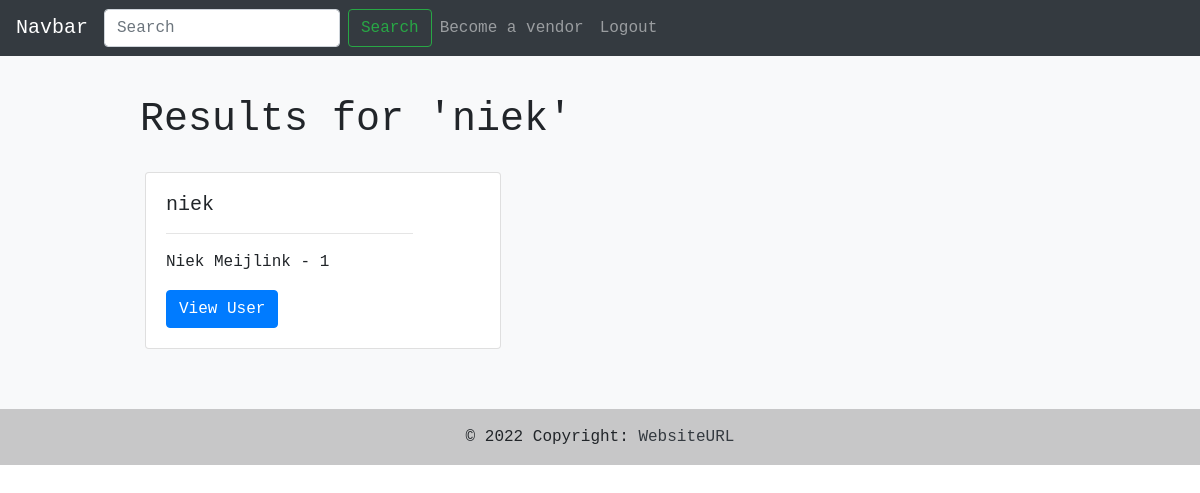
Screenshot of /user/niek/ (signed in) with the database file from the repository.
### tables this page shows
CREATE TABLE user( -- The main user account
    id INTEGER PRIMARY KEY AUTOINCREMENT,
    
    name varchar(24) NOT NULL UNIQUE,
    pfp varchar(64), -- maybe save as BLOB data type??

    first_name varchar(24),
    last_name varchar(24),
    passwordHash BINARY(64) NOT NULL,
    
    email varchar(319) UNIQUE,
    phone varchar(24),
    rating TINYINT,
    
    website varchar(24),
    github varchar(24),
    insta varchar(24),
    facebook varchar(24),
    twitter varchar(24),

    
    token varchar(64) UNIQUE, -- Should have more stuff like age etc.

    isSeller BOOLEAN DEFAULT 0, --0 = False and 1 is True
    privacy BOOLEAN DEFAULT 0,
    isAdmin BOOLEAN DEFAULT 0,
    isMod BOOLEAN DEFAULT 0
);

### views.py (the view)
def userlookupView(user):
    user_ = userhandle.isLoggedIn(session)
    if user_ == []: return redirect(url_for('logout'))
    if user == '*': user = ''
    users = database.read('user', 'pfp, name, first_name, last_name, isSeller', f'WHERE name LIKE "%{user}%"')
    return render_template('user_lookup.html', users=users, search=user)

### handles/databaseHandle.py (called while the page is built)
    def read(self, tables, rows, specification=''): # NOTE Read from database
        self.cursor.execute(f'SELECT {rows} FROM {tables} {specification}')
        rows = self.cursor.fetchall()
        return rows

### handles/incryptionHandle.py (called while the page is built)
def checkHash(check: str, hash: str):
    return bcrypt.checkpw(check.encode('utf-8'), base64.b64decode(hash))

### handles/userHandle.py (called while the page is built)
    def isLoggedIn(self, session): # NOTE Check if the user is logged in
        if 'token' not in session or 'id' not in session: return []
        token, id = session['token'], session['id']
        try:
            user = self.database.read(tables='user', rows='id, token, isAdmin, email', specification=f'WHERE id="{id}"')[0]
        except IndexError: return []
        if not checkHash(user[1], token): return []
        return user

### templates/user_lookup.html (shortened to what this page needs)
{% extends 'main.html' %}
{% block content %}
<section class="bg-light section-light-var">
    <div>
        <h1>Results for '{{search}}'</h1>
        <div class="row" style="width: auto;">
            {% for user in users %}
                <div class="col-sm-6">
                    <div class="card">
                        <div class="card-body">
                            <h5 class="card-title">{{user[1]}}</h5>
                            <hr>
                            <p class="card-text">{{user[2]}} {{user[3]}} - {{user[4]}}</p>
                            <a href="/account/{{user[1]}}/" class="btn btn-primary">View User</a>
                        </div>
                    </div>
                </div>
            {% endfor %}
        </div>
    </div>
</section>
{% endblock %}

### static/css/main.css (style rules this page uses)
* { font-family: 'Courier New', monospace !important; }
.section-light-var { height: auto; display: flex; justify-content: center; align-items: center; padding-top: 20px; padding-bottom: 20px; }
.section-light-var div { width: 80%; padding: 20px; }
.section-light-var div div { padding: 10px; }

### rows the page displays
user: name "niek", first_name "Niek", last_name "Meijlink", isSeller "1"

### other values shown
{{ search }} "niek"
